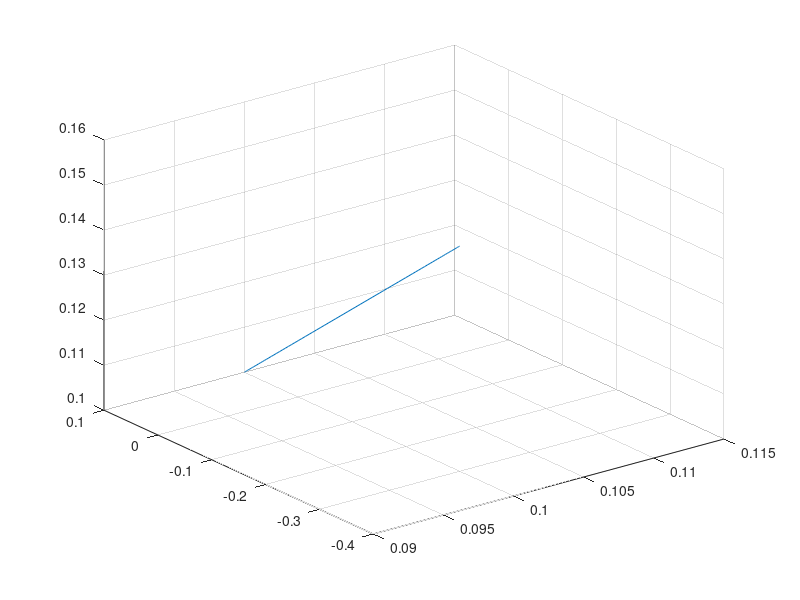

MATLAB code for this plot:
%Trayecoria

%%%%%Parámetros de la trayectoria

%pose inicial
xin = 0.10; %m
yin = 0.20; %m
zin = 0.15; %m

%pose final
xfin = 0.10; %m
yfin = -0.20; %m
zfin = 0.20; %m

%Arreglo del tiempo

t_total = 10; %s
t_muestreo = 0.1; %s
t_sim = 0:t_muestreo:t_total;

%Trayectoria

xp = xin+((10/t_total^3)*t_sim.^3-(15/t_total^4)*t_sim.^4+(6/t_total^5)*t_sim.^5)*(xfin-xin);
yp = xin+((10/t_total^3)*t_sim.^3-(15/t_total^4)*t_sim.^4+(6/t_total^5)*t_sim.^5)*(yfin-yin);
zp = xin+((10/t_total^3)*t_sim.^3-(15/t_total^4)*t_sim.^4+(6/t_total^5)*t_sim.^5)*(zfin-zin);

plot3(xp,yp,zp)
grid on

%Arreglo de la señal de salida

t = transpose(t_sim);
xp_t = transpose(xp);
yp_t = transpose(yp);
zp_t = transpose(zp);

signal_xp = [t xp_t];
signal_yp = [t yp_t];
signal_zp = [t zp_t];


